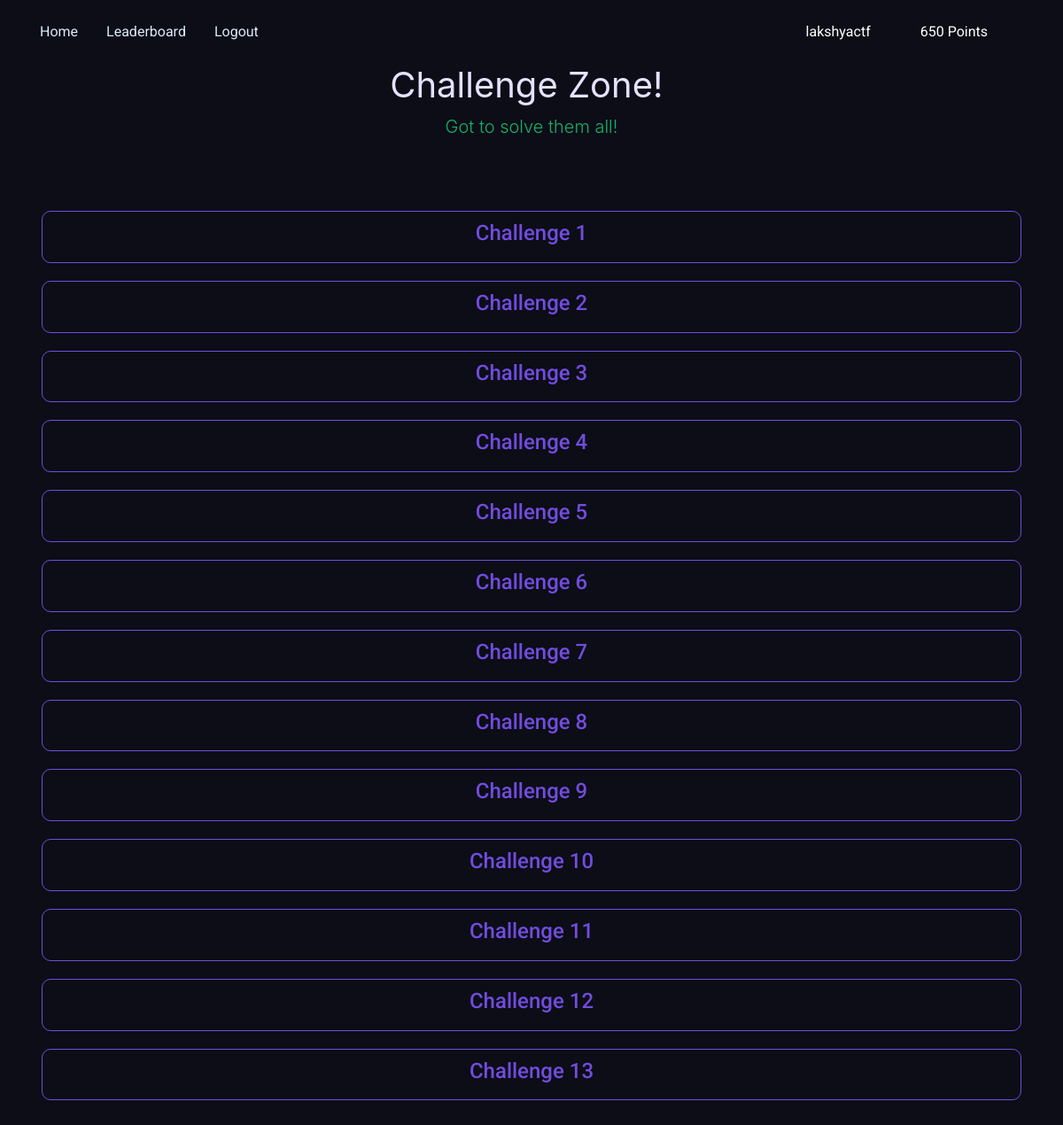
The page /quest/ (signed in) on the database its author committed.
### app/models.py (models this page shows, shortened)
class Team(AbstractUser):
	email1 = models.EmailField()
	email2 = models.EmailField()
	phone1 = models.IntegerField(default=0)
	phone2 = models.IntegerField(default=0)
	points = models.IntegerField(default=0)
	category = models.CharField(max_length=2,choices=CATEGORY_CHOICE,default=JUNIOR)
	timeRequired = models.FloatField(default=0)
	played = models.BooleanField(default=False)

class Questions(models.Model):
	questionId = models.IntegerField(default=0)
	questionDescription = models.TextField()
	questionPoints = models.IntegerField(default=0)
	questionCategory = models.CharField(max_length=2,choices=CATEGORY_CHOICE,default=JUNIOR)
	questionData = models.FileField(blank=True)
	questionFlag = models.CharField(max_length=50,default='pict_CTF{}')
	questionHint = models.TextField(default="Sample Hint")
	questionSolvers = models.IntegerField(default=0)
	class Meta:
		verbose_name = 'Question'
		verbose_name_plural = 'Questions'

### app/views.py (the view, shortened to what this page needs)
# urls.py: url(r'^quest/',views.quest),
@gzip_page
@login_required(login_url='/login/')
def quest(request):
	if 'hints' not in request.session and 'solved' not in request.session:
		request.session['timer'] = time.time()
		request.session['solved'] = [0 for i in range(challenges)]
		request.session['hints'] = [0 for i in range(challenges)]
	questions = Questions.objects.filter(questionCategory=request.user.category)
	return render(request,'app/quests-round1.html',context = {'challenges':questions})

### app/templates/app/quests-round1.html (shortened to what this page needs)
<!DOCTYPE html>
<html lang="en">
  <head>
     {% load static %}
      <link rel="stylesheet" href="https://use.fontawesome.com/releases/v5.6.3/css/all.css">
      <link rel="stylesheet" href="{% static 'app/css/bootstrap4-neon-glow.min.css' %}">
      <link rel="stylesheet" href="{% static 'app/css/main.css' %}">
      <link rel="stylesheet" href="{% static 'app/css/flipclock.css' %}">
      <link rel='stylesheet' href='https://cdn.jsdelivr.net/font-hack/2.020/css/hack.min.css'>
  </head>
  <body>
<div class="navbar-dark text-white">
      <div class="container">
        <nav class="navbar px-0 navbar-expand-lg navbar-dark">
          <div class="collapse navbar-collapse" id="navbarNavAltMarkup">
            <div class="navbar-nav">
              <a href="/" class="pl-md-0 p-3 text-light">Home</a>
              <a href="/leaderboard" class="p-3 text-decoration-none text-light">Leaderboard</a>
              <a href="/logout" class="p-3 text-decoration-none text-light">Logout</a>
            </div>
            <div class="nav-right">
                <div class="mr-4 p-3" style="float:right" id="points">{{ request.user.points }} Points</div>
                <div class="mr-4 p-3" style="float:right">{{ request.user.username }}</div>
            </div>
          </div>
        </nav>
      </div>
    </div>
    <h1 class="display-3" style="text-align: center"><b>Challenge Zone!<span class="vim-caret">͏͏&nbsp;</span></h1>
    <div class="lead mb-3 text-mono text-success"style="text-align: center">
        Got to solve them all!
    </div>
    <div class="jumbotron bg-transparent mb-0 radius-0">
      <div class="container">
          <div class="row">
            <div class="col-xl-12">
              <div class="panel-group" id="accordion" is-disabled="true">
                {% for challenge in challenges.values %}
                <form method="POST">
                <div class="panel panel-default text-center">
                  <div class="container">
                    <div class="panel-heading">
                      <a data-toggle="collapse" data-parent="#accordion" href="#collapse{{ challenge.questionId }}">
                        <h4 class="panel-title">
                          Challenge {{ challenge.questionId|add:"1" }}
                        </h4>
                      </a>
                    </div>
                  </div>
                </div>
                </form>
                {% endfor %}
            </div>
          </div>
      </div>
    </div>
  </body>
</html>

### app/static/app/css/main.css (style rules this page uses)
.navbar-nav { width: 100%; }
.nav-right { width: 100%; float: right; text-align: right; }
.panel.panel-default { padding: 10px; margin-bottom: 20px; border-radius: 10px; border: 1px solid #714cdf; background-color: #0c0d16; }

### rows shown on the page
Team: user.points "650", user.username "lakshyactf"
Questions: questionId|add "1"
Questions: questionId|add "2"
Questions: questionId|add "3"
Questions: questionId|add "4"
Questions: questionId|add "5"
Questions: questionId|add "6"
Questions: questionId|add "7"
Questions: questionId|add "8"
Questions: questionId|add "9"
Questions: questionId|add "10"
Questions: questionId|add "11"
Questions: questionId|add "12"
Questions: questionId|add "13"
